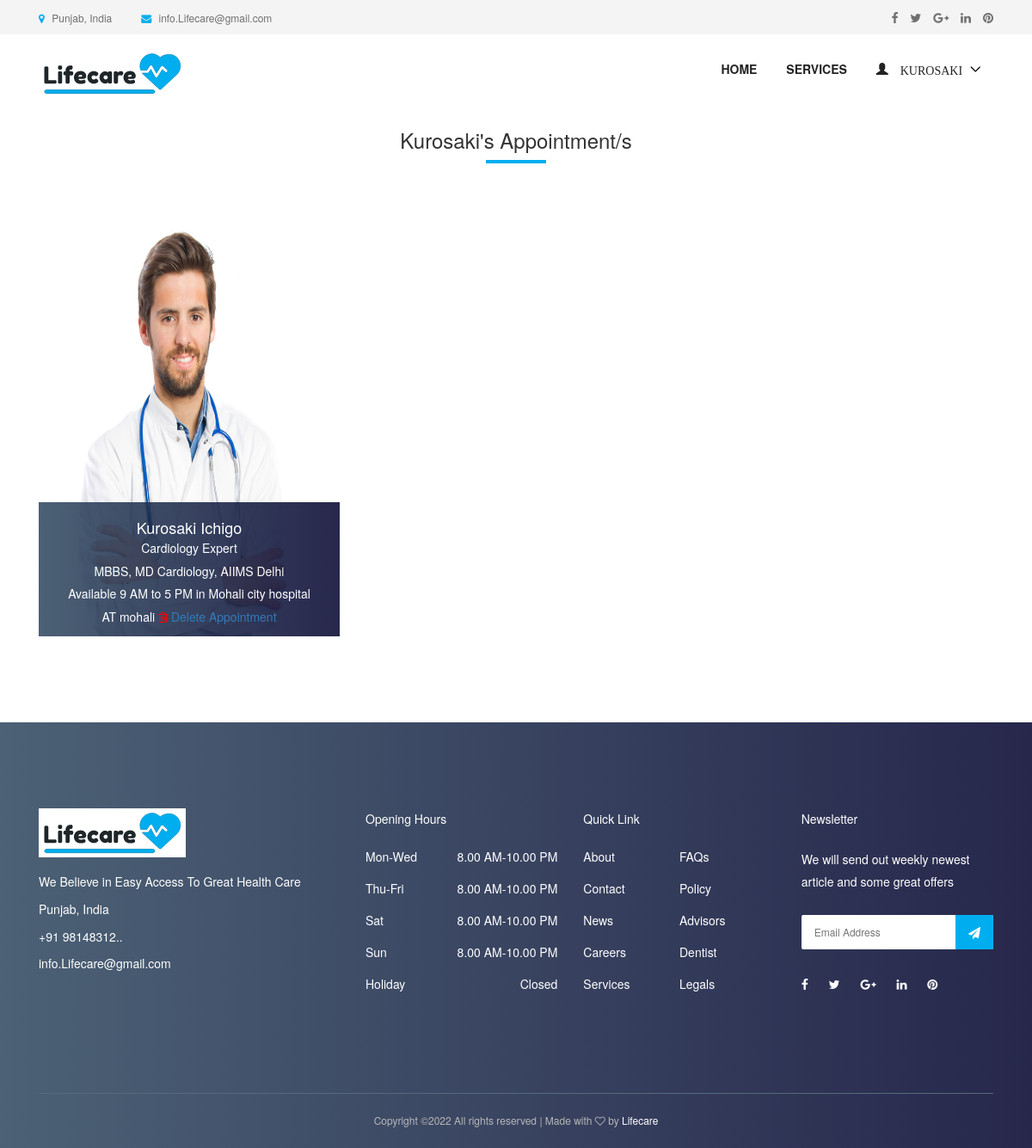
/doctor/appointment/ (signed in), run on the app's committed database.
### accounts/models.py (models this page shows, shortened)
class User(AbstractUser):
    username = None
    role = models.CharField(max_length=12, error_messages={
        'required': "Role must be provided"
    })
    gender = models.CharField(max_length=10, blank=True, null=True, default="")
    email = models.EmailField(unique=True, blank=False,
                              error_messages={
                                  'unique': "A user with that email already exists.",
                              })
    phone_number = models.CharField(unique=True, blank=True, null=True, max_length=20,
                                    error_messages={
                                        'unique': "A user with that phone number already exists."
                                    })
    USERNAME_FIELD = "email"
    REQUIRED_FIELDS = []
    objects = UserManager()

### appointment/models.py (models this page shows, shortened)
class Appointment(models.Model):
    user = models.ForeignKey(User, on_delete=models.CASCADE)
    full_name = models.CharField(max_length=100)
    image = models.ImageField(null=True, blank=True)
    location = models.CharField(max_length=100)
    start_time = models.CharField(max_length=10)
    end_time = models.CharField(max_length=10)
    qualification_name = models.CharField(max_length=100)
    institute_name = models.CharField(max_length=100)
    hospital_name = models.CharField(max_length=100)
    department = models.CharField(choices=department, max_length=100)
    created_at = models.DateTimeField(default=timezone.now)

### appointment/views.py (the view)
# urls.py: path('doctor/appointment/', AppointmentListView.as_view(), name='doctor-appointment'),
class AppointmentListView(ListView):
    model = Appointment
    template_name = 'appointment/appointment.html'
    context_object_name = 'appointment'
    @method_decorator(login_required(login_url=reverse_lazy('accounts:login')))
    @method_decorator(user_is_doctor)
    def dispatch(self, request, *args, **kwargs):
        return super().dispatch(self.request, *args, **kwargs)
    def get_queryset(self):
        return self.model.objects.filter(user_id=self.request.user.id).order_by('-id')

### templates/appointment/appointment.html (shortened to what this page needs)
{% extends 'base.html' %}
{% load static %}
{% block content %}
    <section class="dentist-area section-padding-40-0">
    <div class="container">
      <div class="row">
        <div class="col-12">
          <div class="section-heading text-center">
            <h3>{{ request.user.first_name }}'s Appointment/s</h3>
            <div class="line"></div>
          </div>
        </div>
      </div>
      <div class="row">
          {% for apt in appointment %}
        <div class="col-12 col-sm-6 col-md-4">
          <div class="single-dentist-area mb-100">
            <img  style="height: 500px; width: 600px" src="{{ apt.image.url }}" alt="">
            <div class="dentist-content">
              <div class="dentist-info bg-gradient-overlay">
                <h5>{{ apt.full_name }}</h5>
                <p>{{ apt.department }} Expert</p>
                  <p>{{ apt.qualification_name }}, {{ apt.institute_name }}</p>
                  <p>Available {{ apt.start_time }} to {{ apt.end_time }} in {{ apt.hospital_name }}</p>
                  <p> AT {{ apt.location }}
                      <i class="fa fa-trash-o" style="color: red" aria-hidden="true"></i>
                      <a href="{% url 'appointment:delete-appointment' apt.id %}">Delete Appointment</a>
                  </p>
              </div>
            </div>
          </div>
        </div>
      {% endfor %}
      </div>
    </div>
  </section>
{% endblock %}

### templates/nav.html (shortened to what this page needs)
{% load static %}
<header class="header-area">
    <div class="top-header-area">
        <div class="container h-100">
            <div class="row h-100 align-items-center">
                <div class="col-6 col-md-9 col-lg-8">
                    <div class="top-header-content">
                        <a href="#" data-toggle="tooltip" data-placement="bottom" title="Punjab, India"><i
                                class="fa fa-map-marker"></i> <span>Punjab, India</span></a>
                        <a href="mailto:Lifecare@example.com" data-toggle="tooltip" data-placement="bottom" title="info.Lifecare@gmail.com"><i
                                class="fa fa-envelope"></i> <span>info.Lifecare@gmail.com</span></a>
                    </div>
                </div>
                <div class="col-6 col-md-3 col-lg-4">
                    <div class="top-header-social-info text-right">
                        <a href="#" data-toggle="tooltip" data-placement="bottom" title="Facebook"><i
                                class="fa fa-facebook"></i></a>
                        <a href="#" data-toggle="tooltip" data-placement="bottom" title="Twitter"><i
                                class="fa fa-twitter"></i></a>
                        <a href="#" data-toggle="tooltip" data-placement="bottom" title="Google Plus"><i
                                class="fa fa-google-plus"></i></a>
                        <a href="#" data-toggle="tooltip" data-placement="bottom" title="Linkedin"><i
                                class="fa fa-linkedin"></i></a>
                        <a href="#" data-toggle="tooltip" data-placement="bottom" title="Pinterest"><i
                                class="fa fa-pinterest"></i></a>
                    </div>
                </div>
            </div>
        </div>
    </div>
    <div class="main-header-area">
        <div class="classy-nav-container breakpoint-off">
            <div class="container">
                <nav class="classy-navbar justify-content-between" id="dentoNav">
                    <a class="nav-brand" href="{% url 'appointment:home' %}"><img src="{% static 'img/logo1.png' %}" alt="">
                    </a>
                    <div class="classy-menu">
                        <div class="classynav">
                            <ul id="nav">
                                <li><a href="{% url 'appointment:home' %} ">Home</a></li>
                                <li><a href="{% url 'appointment:service' %}">Services</a></li>
                                {% if request.user.is_authenticated and request.user.role == 'doctor' %}
                                    <li>
                                        <a href="">
                                            <span class="glyphicon glyphicon-user">
                                                    {{ request.user.first_name }}
                                            </span>
                                        </a>
                                    </li>
                                {% endif %}
                            </ul>
                        </div>
                    </div>
                </nav>
            </div>
        </div>
    </div>
</header>

### static/style.css (style rules this page uses)
* { margin: 0; padding: 0; }
body { font-family: "Montserrat", sans-serif; font-weight: 400; font-size: 14px; }
h1, h2, h3, h4, h5, h6 { font-family: "Montserrat", sans-serif; color: #333333; line-height: 1.4; font-weight: 600; }
a, a:active, a:focus, a:hover { color: #333333; text-decoration: none; -webkit-transition-duration: 500ms; -o-transition-duration: 500ms; transition-duration: 500ms; outline: none; }
li { list-style: none; }
p { line-height: 1.9; color: #707070; font-size: 14px; font-weight: 400; }
img { max-width: 100%; height: auto; }
ul { margin: 0; padding: 0; }
ul li { margin: 0; padding: 0; }
.bg-gradient-overlay { position: relative; z-index: 1; }
.bg-gradient-overlay::after { position: absolute; content: ""; height: 100%; width: 100%; top: 0; left: 0; z-index: -1; background: #2c455d; background: -webkit-linear-gradient(to right, #2c455d, #00012c); background: linear-gradient(to right, #2c455d, #00012c); opacity: 0.85; }
.mb-100 { margin-bottom: 100px; }
.section-heading { position: relative; z-index: 1; margin-bottom: 50px; }
.section-heading .line { width: 70px; height: 4px; background-color: #00aeef; }
.section-heading.text-center .line { margin: 0 auto; }
.header-area { position: relative; z-index: 599; width: 100%; -webkit-transition-duration: 500ms; -o-transition-duration: 500ms; transition-duration: 500ms; }
.top-header-area { position: relative; z-index: 1; height: 40px; background-color: #f4f4f4; }
.top-header-area .top-header-content a { display: inline-block; font-size: 12px; color: #707070; }
.top-header-area .top-header-content a i { color: #00aeef; margin-right: 5px; }
.top-header-area .top-header-content a:last-child { margin-left: 30px; }
.top-header-area .top-header-social-info a { color: #707070; display: inline-block; font-size: 14px; margin-left: 10px; }
.classy-nav-container { background-color: transparent; }
.classy-nav-container .classy-navbar { height: 90px; padding: 0; }
.classy-nav-container .classy-navbar .classynav ul li a { padding: 0 15px; font-weight: 600; font-size: 14px; text-transform: uppercase; }
.single-dentist-area { position: relative; z-index: 1; background-color: #f4f4f4; -webkit-transition-duration: 500ms; -o-transition-duration: 500ms; transition-duration: 500ms; }
.single-dentist-area .dentist-content { position: absolute; width: 100%; bottom: 0; }
.single-dentist-area .dentist-content .dentist-info { width: 100%; padding: 10px 15px; text-align: center; }
.single-dentist-area .dentist-content .dentist-info h5 { color: #ffffff; font-size: 18px; margin-bottom: 0; }
.single-dentist-area .dentist-content .dentist-info p { color: #ffffff; margin-bottom: 0; }

### static/css/default-assets/classy-nav.css (style rules this page uses)
body { font-family: "Roboto", sans-serif; }
ul { margin: 0; }
ul li { list-style: none; }
img { height: auto; max-width: 100%; }
.classy-nav-container { position: relative; z-index: 100; background-color: #ffffff; }
.classy-nav-container * { box-sizing: border-box; }
.classy-nav-container a { -webkit-transition-duration: 500ms; transition-duration: 500ms; text-decoration: none; outline: none; font-size: 14px; font-weight: 400; color: #232323; display: inline-block; }
.justify-content-between { -webkit-box-pack: justify; -ms-flex-pack: justify; justify-content: space-between; }
.classy-navbar { width: 100%; height: 70px; padding: 0.5em 2em; display: -webkit-box; display: -ms-flexbox; display: flex; -webkit-box-align: center; -ms-flex-align: center; -ms-grid-row-align: center; align-items: center; }
.classy-navbar .nav-brand { font-size: 26px; font-weight: 500; color: #565656; display: inline-block; margin-right: 30px; }
.classynav ul li { display: inline-block; clear: both; position: inherit; z-index: 10; }
.classynav ul li.cn-dropdown-item { position: relative; z-index: 10; }
.classynav ul li a { padding: 0 12px; display: block; height: 35px; font-size: 14px; line-height: 34px; }
.classynav ul li.megamenu-item>a:after, .classynav ul li.has-down>a:after { font-family: 'classyfonts'; content: "\e900"; font-size: 12px; color: #000000; padding-left: 5px; -webkit-transition-duration: 500ms; transition-duration: 500ms; }
.breakpoint-off .classynav { display: -webkit-box; display: -ms-flexbox; display: flex; -webkit-box-align: center; -ms-flex-align: center; -ms-grid-row-align: center; align-items: center; }

### data on the page
User: user.first_name "KUROSAKI", user.first_name "Kurosaki"
Appointment: image (picture), full_name "Kurosaki Ichigo", department "Cardiology", qualification_name "MBBS, MD Cardiology", institute_name "AIIMS Delhi", start_time "9 AM", end_time "5 PM", hospital_name "Mohali city hospital", location "mohali"
